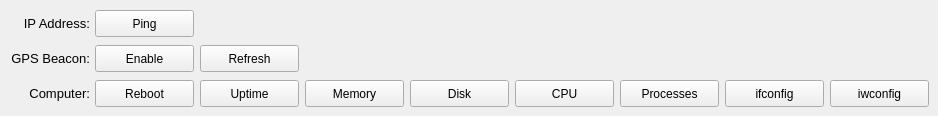
         <widget class="QWidget" name="page_ip_5">
          <widget class="QPushButton" name="pushButton_remote_actions_ip_gps_beacon_enable_disable_3">
           <property name="geometry">
            <rect>
             <x>95</x>
             <y>45</y>
             <width>99</width>
             <height>27</height>
            </rect>
           </property>
           <property name="text">
            <string>Enable</string>
           </property>
          </widget>
          <widget class="QLabel" name="label2_remote_actions_ip_addr_3">
           <property name="geometry">
            <rect>
             <x>10</x>
             <y>10</y>
             <width>80</width>
             <height>27</height>
            </rect>
           </property>
           <property name="font">
            <font>
             <pointsize>10</pointsize>
             <underline>false</underline>
            </font>
           </property>
           <property name="text">
            <string>IP Address:</string>
           </property>
           <property name="alignment">
            <set>Qt::AlignRight|Qt::AlignTrailing|Qt::AlignVCenter</set>
           </property>
          </widget>
          <widget class="QPushButton" name="pushButton_remote_actions_ip_ping_3">
           <property name="geometry">
            <rect>
             <x>95</x>
             <y>10</y>
             <width>99</width>
             <height>27</height>
            </rect>
           </property>
           <property name="text">
            <string>Ping</string>
           </property>
          </widget>
          <widget class="QLabel" name="label2_ip_gps_beacon_enable_disable_7">
           <property name="geometry">
            <rect>
             <x>10</x>
             <y>45</y>
             <width>80</width>
             <height>27</height>
            </rect>
           </property>
           <property name="font">
            <font>
             <pointsize>10</pointsize>
             <underline>false</underline>
            </font>
           </property>
           <property name="text">
            <string>GPS Beacon:</string>
           </property>
           <property name="alignment">
            <set>Qt::AlignRight|Qt::AlignTrailing|Qt::AlignVCenter</set>
           </property>
          </widget>
          <widget class="QPushButton" name="pushButton_remote_actions_ip_gps_beacon_refresh_3">
           <property name="enabled">
            <bool>true</bool>
           </property>
           <property name="geometry">
            <rect>
             <x>200</x>
             <y>45</y>
             <width>99</width>
             <height>27</height>
            </rect>
           </property>
           <property name="text">
            <string>Refresh</string>
           </property>
          </widget>
          <widget class="QPushButton" name="pushButton_remote_actions_ip_reboot_3">
           <property name="enabled">
            <bool>true</bool>
           </property>
           <property name="geometry">
            <rect>
             <x>95</x>
             <y>80</y>
             <width>99</width>
             <height>27</height>
            </rect>
           </property>
           <property name="text">
            <string>Reboot</string>
           </property>
          </widget>
          <widget class="QPushButton" name="pushButton_remote_actions_ip_uptime_3">
           <property name="enabled">
            <bool>true</bool>
           </property>
           <property name="geometry">
            <rect>
             <x>200</x>
             <y>80</y>
             <width>99</width>
             <height>27</height>
            </rect>
           </property>
           <property name="text">
            <string>Uptime</string>
           </property>
          </widget>
          <widget class="QLabel" name="label2_remote_actions_ip_computer_3">
           <property name="geometry">
            <rect>
             <x>10</x>
             <y>80</y>
             <width>80</width>
             <height>27</height>
            </rect>
           </property>
           <property name="font">
            <font>
             <pointsize>10</pointsize>
             <underline>false</underline>
            </font>
           </property>
           <property name="text">
            <string>Computer:</string>
           </property>
           <property name="alignment">
            <set>Qt::AlignRight|Qt::AlignTrailing|Qt::AlignVCenter</set>
           </property>
          </widget>
          <widget class="QPushButton" name="pushButton_remote_actions_ip_memory_3">
           <property name="enabled">
            <bool>true</bool>
           </property>
           <property name="geometry">
            <rect>
             <x>305</x>
             <y>80</y>
             <width>99</width>
             <height>27</height>
            </rect>
           </property>
           <property name="text">
            <string>Memory</string>
           </property>
          </widget>
          <widget class="QPushButton" name="pushButton_remote_actions_ip_disk_3">
           <property name="enabled">
            <bool>true</bool>
           </property>
           <property name="geometry">
            <rect>
             <x>410</x>
             <y>80</y>
             <width>99</width>
             <height>27</height>
            </rect>
           </property>
           <property name="text">
            <string>Disk</string>
           </property>
          </widget>
          <widget class="QPushButton" name="pushButton_remote_actions_ip_cpu_3">
           <property name="enabled">
            <bool>true</bool>
           </property>
           <property name="geometry">
            <rect>
             <x>515</x>
             <y>80</y>
             <width>99</width>
             <height>27</height>
            </rect>
           </property>
           <property name="text">
            <string>CPU</string>
           </property>
          </widget>
          <widget class="QPushButton" name="pushButton_remote_actions_ip_processes_3">
           <property name="enabled">
            <bool>true</bool>
           </property>
           <property name="geometry">
            <rect>
             <x>620</x>
             <y>80</y>
             <width>99</width>
             <height>27</height>
            </rect>
           </property>
           <property name="text">
            <string>Processes</string>
           </property>
          </widget>
          <widget class="QPushButton" name="pushButton_remote_actions_ip_iwconfig_3">
           <property name="enabled">
            <bool>true</bool>
           </property>
           <property name="geometry">
            <rect>
             <x>830</x>
             <y>80</y>
             <width>99</width>
             <height>27</height>
            </rect>
           </property>
           <property name="text">
            <string>iwconfig</string>
           </property>
          </widget>
          <widget class="QPushButton" name="pushButton_remote_actions_ip_ifconfig_3">
           <property name="enabled">
            <bool>true</bool>
           </property>
           <property name="geometry">
            <rect>
             <x>725</x>
             <y>80</y>
             <width>99</width>
             <height>27</height>
            </rect>
           </property>
           <property name="text">
            <string>ifconfig</string>
           </property>
          </widget>
         </widget>
